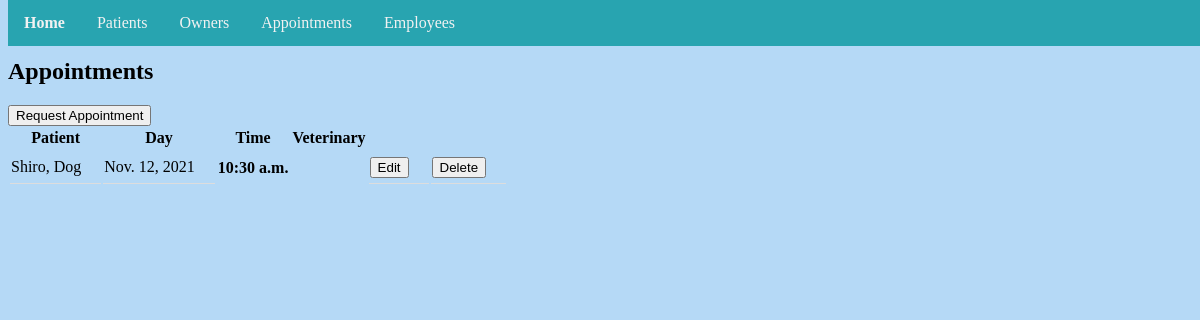
Before: /appointment/list/ with the older database file.
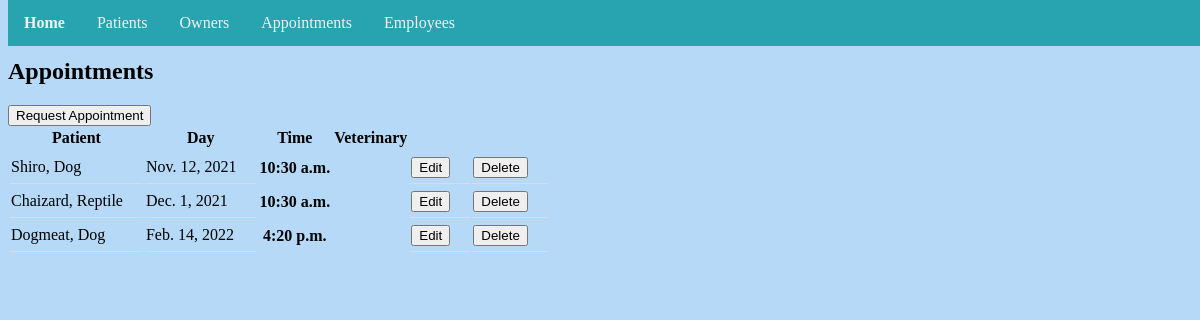
After: the same page with the newer database file.
### vetoffice/models.py (models this page shows, shortened)
class Appointment(models.Model):
	patient = models.ForeignKey(Patient, on_delete=models.CASCADE)
	day = models.DateField(auto_now=False, auto_now_add=False)
	time = models.TimeField(auto_now=False, auto_now_add=False)
	employee = models.ForeignKey(Employee, on_delete=models.CASCADE)
	user = models.ForeignKey(User, models.SET_NULL, blank=True, null=True)
	information = models.CharField(max_length=2000, default='')

### patient/models.py (models this page shows)
class Patient(models.Model):
    pet_name = models.CharField(max_length=200)
    animal = models.ForeignKey(Animal, on_delete=models.CASCADE)
    breed = models.ForeignKey(Breed, on_delete=models.CASCADE)
    age = models.IntegerField(default=0)
    owner = models.ForeignKey(Owner, on_delete=models.CASCADE)
    def __str__(self):
        return "%s, %s" % (self.pet_name, self.animal)
    class Meta:
        ordering = ["owner"]

class Animal(models.Model):
    animal_type = models.CharField(max_length=200, default='Unkown')
    def __str__(self):
        return str(self.animal_type)
    class Meta:
        ordering = ['animal_type']

### vetoffice/views.py (the view)
# urls.py: path('appointment/list/', views.AppointmentList.as_view(), name='appointmentlist'),
class AppointmentList(ListView):
    model = Appointment
    template_name = 'appointment_list.html'

### templates/appointment_list.html (shortened to what this page needs)
{% extends './base.html' %}
{% block content %}
<h2>Appointments</h2>
<a href="{% url 'vetoffice:appointmentcreate' %}"><button class"btn">Request Appointment</button></a>
<table class="appointments">
  <tr>
    <th>Patient</th>
    <th>Day</th>
    <th>Time</th>
    <th>Veterinary</th>
    <th> </th>
    <th> </th>
  </tr>
  {% for appointment in appointment_list %}
  <tr>
    <td>{{ appointment.patient }}</td>
    <td>{{ appointment.day }}</td>
    <th>{{ appointment.time }}</th>
    <th>{{ appointment.employee }}</th>
    <td><a href="{% url 'vetoffice:appointmentupdate' appointment.id %}"><button>Edit</button></a></td>
    <td><a href="{% url 'vetoffice:appointmentdelete' appointment.id %}"><button>Delete</button></a></td>
    </tr>
  {% endfor %}
</table>
{% endblock %}

Changed rows visible on the page:
added Appointment: patient "Chaizard, Reptile", day "Dec. 1, 2021", time "10:30 a.m."
added Appointment: patient "Dogmeat, Dog", day "Feb. 14, 2022", time "4:20 p.m."
